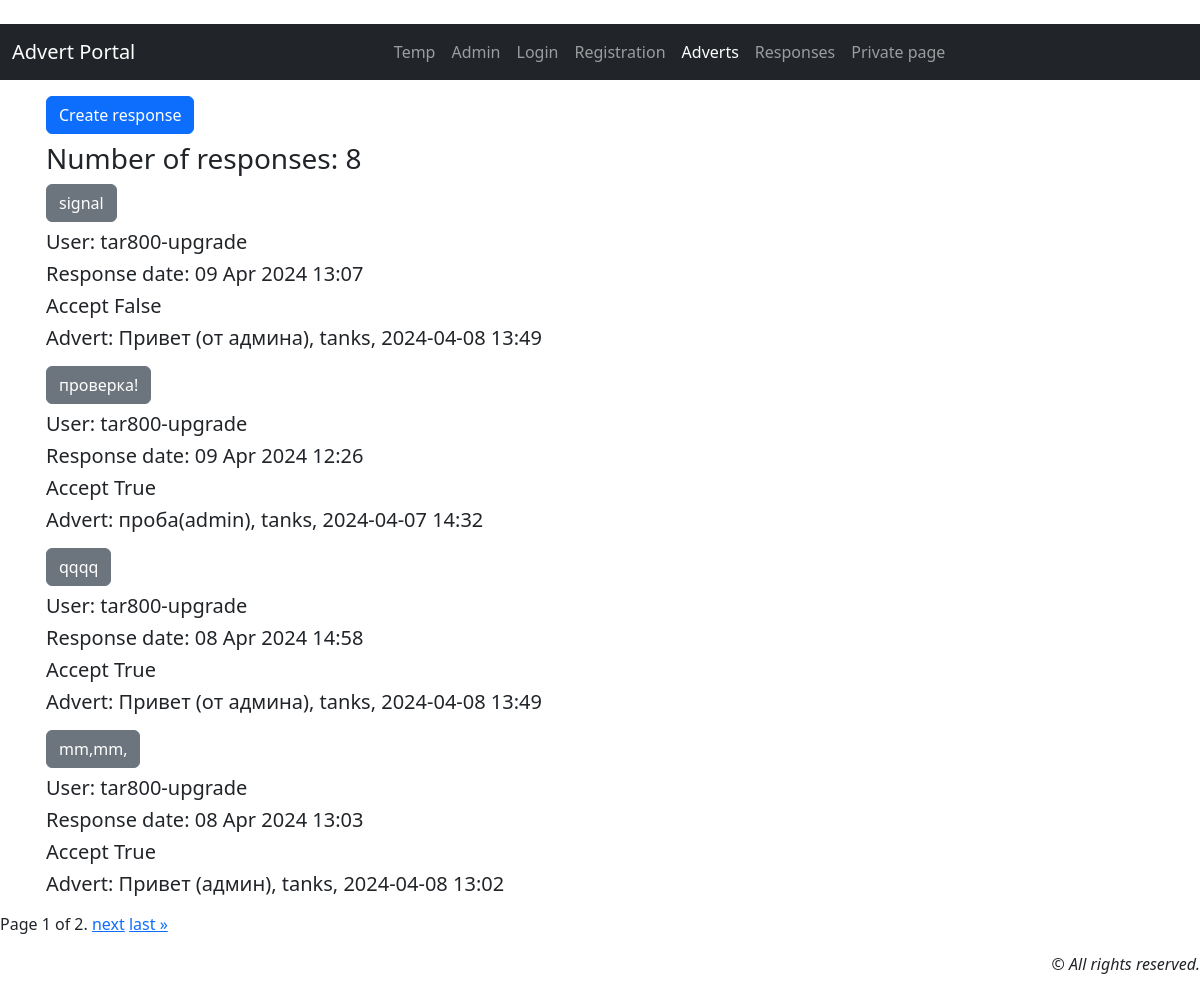
Before: /callboard/responses/ with the older database file.
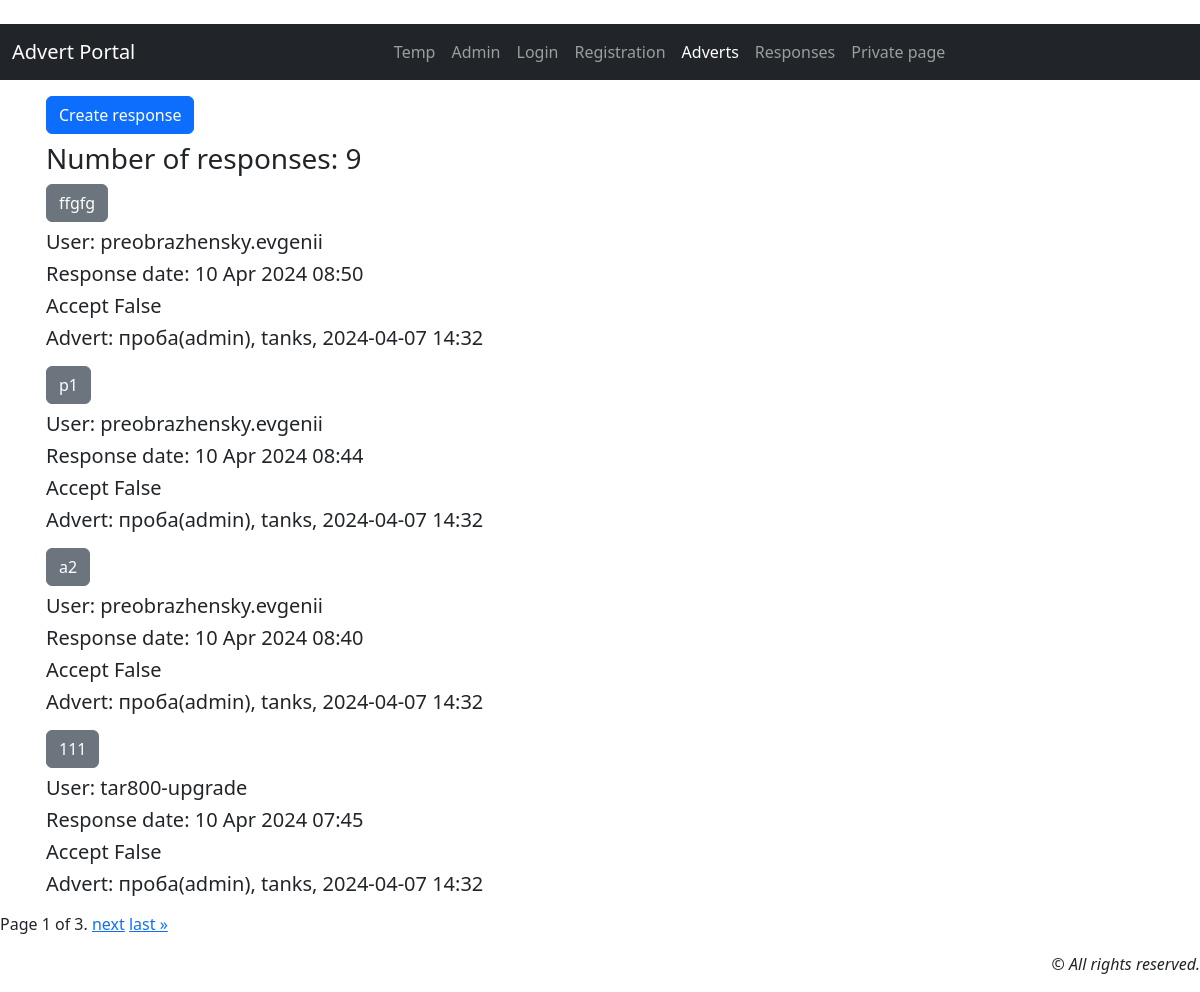
After: the same page with the newer database file.
### callboard/models.py (models this page shows, shortened)
class Response(models.Model):
    text = models.TextField(_('Reply text'))  # Текст ответа
    response_date = models.DateTimeField(auto_now_add=True, verbose_name=_('Date of response'))  # Дата ответа
    advert = models.ForeignKey(
        Advert,
        on_delete=models.CASCADE,
        verbose_name=_('Advert'),
        related_name='responses'
    )
    user = models.ForeignKey(
        User,
        on_delete=models.CASCADE,
        verbose_name='Author of the ad',
        related_name='responses'
    )
    accept = models.BooleanField(default=False, verbose_name='Accept')  # принимать пользователем объевления
    def date_party(self):
        return str(self.advert)   # что бы потом убрать из строки часть даты (с конца)
    class Meta:
        verbose_name = _('Response')
        verbose_name_plural = _('Responses')
        ordering = ['-response_date']

class User(AbstractUser):
    code = models.CharField(max_length=15, blank=True, null=True, verbose_name=_('Code'))  # доп. поле для user

class Advert(models.Model):
    user = models.ForeignKey(
        settings.AUTH_USER_MODEL, on_delete=models.PROTECT,
        verbose_name='Author of the ad', related_name='adverts',
    )
    category = models.CharField(_('Category'), max_length=20, choices=CATEGORY)
    title = models.CharField(_('Title'), max_length=100)
    content = models.TextField(_('Description'))  # Описание
    created = models.DateTimeField(auto_now_add=True, verbose_name='Created data')
    file = models.FileField("File", upload_to="files/", blank=True, null=True)
    def __str__(self):
        return f'{self.title}, {self.category}, {self.created}'
    class Meta:
        verbose_name = _('Advert')
        verbose_name_plural = _('Advert')
        ordering = ['-created']

### callboard/views/response.py (the view)
# urls.py: path('callboard/responses/', ResponseList.as_view(), name='response_list'),
class ResponseList(ListView):
    model = Response
    template_name = 'callboard/responses.html'
    context_object_name = 'responses'
    paginate_by = 4
    def get_context_data(self, *, object_list=None, **kwargs):
        context = super().get_context_data(**kwargs)
        context['title'] = 'List of responses'
        return context

### callboard/templates/callboard/responses.html (shortened to what this page needs)
{% extends 'default.html' %}
{% load i18n %}
{% block content %}
 <div class="container px-lg-3">
    <div class="flex mt-3 mb-2">
        <a class="btn btn-primary" href='{%url "response_create" %}' role="button">{% trans "Create response" %}</a>
    </div>
    <h3>{% trans "Number of responses" %}:  {{ page_obj.paginator.count }}  </h3>
    {% for res in responses %}
      <div class="mb-3">
      <h4><b class="text-center"><a href="{% url 'response_detail' res.id %}" class="btn btn-secondary">{{ res.text|truncatechars:100 }}</a></b></h4>
      <h5>{% trans "User" %}: {{ res.user }} </h5>
      <h5>{% trans "Response date" %}: {{ res.response_date|date:'d M Y' }} {{res.response_date|time:"H:i"}} </h5>
      <h5>{% trans "Accept" %} {{ res.accept }} </h5>
      <h5>{% trans "Advert" %}: {{ res.date_party|slice:":-16"}}</h5>
      </div>
    {% empty %}
        <h3>{% trans "No responses!" %}</h3>
    {% endfor %}
</div>
{% endblock content %}

Changed rows visible on the page:
removed Response: text "signal", user "tar800-upgrade", response_date "09 Apr 2024", response_date "13:07", accept "False", date_party "Привет (от админа), tanks, 2024-04-08 13:49"
removed Response: text "проверка!", user "tar800-upgrade", response_date "09 Apr 2024", response_date "12:26", accept "True", date_party "проба(admin), tanks, 2024-04-07 14:32"
removed Response: text "qqqq", user "tar800-upgrade", response_date "08 Apr 2024", response_date "14:58", accept "True", date_party "Привет (от админа), tanks, 2024-04-08 13:49"
no longer on this page (row unchanged): Response: text "mm,mm,", user "tar800-upgrade", response_date "08 Apr 2024", response_date "13:03", accept "True", date_party "Привет (админ), tanks, 2024-04-08 13:02"
added Response: text "ffgfg", user "preobrazhensky.evgenii", response_date "10 Apr 2024", response_date "08:50", accept "False", date_party "проба(admin), tanks, 2024-04-07 14:32"
added Response: text "p1", user "preobrazhensky.evgenii", response_date "10 Apr 2024", response_date "08:44", accept "False", date_party "проба(admin), tanks, 2024-04-07 14:32"
added Response: text "a2", user "preobrazhensky.evgenii", response_date "10 Apr 2024", response_date "08:40", accept "False", date_party "проба(admin), tanks, 2024-04-07 14:32"
added Response: text "111", user "tar800-upgrade", response_date "10 Apr 2024", response_date "07:45", accept "False", date_party "проба(admin), tanks, 2024-04-07 14:32"
Other visible differences:
{{ page_obj.paginator.count }}: "8" → "9"
{{ page_obj.paginator.num_pages }}: "2" → "3"
